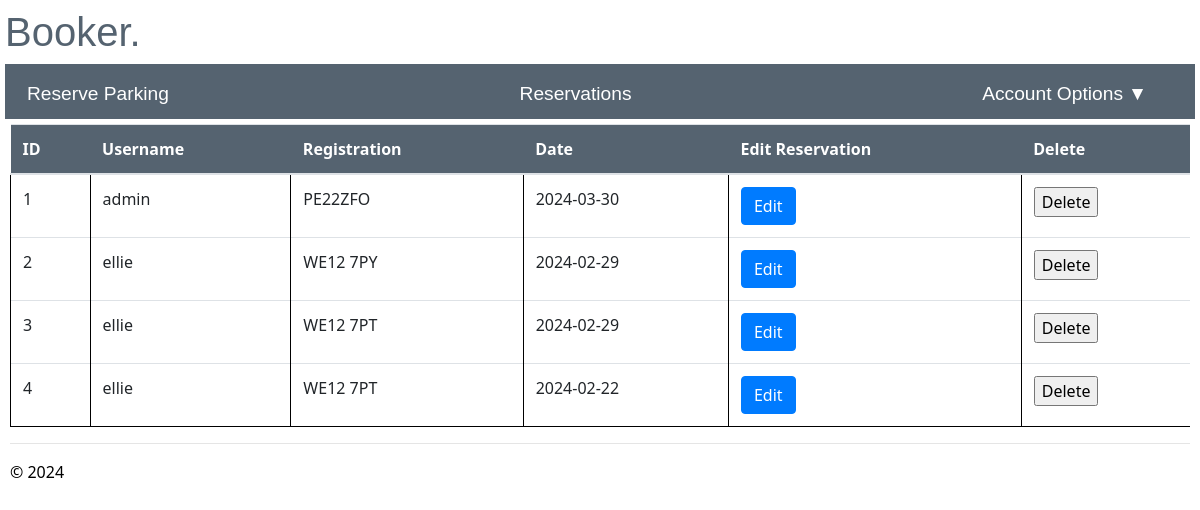
/reservations (signed in), run on the app's committed database.
### app/models/models.py (models this page shows)
class reserve(db.Model):
    __tablename__ = 'reserve'
    id = db.Column(db.Integer, primary_key=True, nullable=False)
    username = db.Column(db.String(20), db.ForeignKey('user.id'), nullable=False)
    registration = db.Column(db.String(100), nullable=False)
    date = db.Column(db.Integer,nullable=False)

### app/main/routes.py (the view)
@bp.route("/reservations")
@login_required
def reservations():
    if current_user.role =='admin':
        reservation = reserve.query.all()
    else:
        reservation = reserve.query.filter_by(username = current_user.username).all()
    return render_template("reservations.html", reservation=reservation)

### app/__init__.py (called while the page is built)
def create_app(config_class=Config):
    app = Flask(__name__)
    app.config.from_object(config_class)
    db.init_app(app)
    login_manager.init_app(app)
    from app.main import bp as main_bp
    app.register_blueprint(main_bp)
    from app.user import bp as user_bp
    app.register_blueprint(user_bp)
    from app.admin import bp as admin_bp
    app.register_blueprint(admin_bp)
    @login_manager.user_loader
    def load_user(user_id):
        return User.query.get(int(user_id))
    return app

### app/main/templates/reservations.html (shortened to what this page needs)
{% extends "layout.html" %}
{% block content %}
<table class="table table-hover">
  <thead class="tables">
      <th>ID</th>
      <th>Username</th>
      <th>Registration</th>
      <th>Date</th>
      <th>Edit Reservation</th>
      {% if current_user.role == 'admin' %}
      <th>Delete</th>
      {% endif %}
    </thead>
    <tbody>
      {% for reservation in reservation %}
          <tr>
            <td>{{reservation.id}}</td>
            <td>{{reservation.username}}</td>
            <td>{{reservation.registration}}</td>
            <td>{{reservation.date}}</td>
              <div class="edit_button">
                <td><a href='{{url_for("main.edit_reservations", id=reservation.id)}}' class='btn btn-primary'>Edit</a></td>
              </div>
              {% if current_user.role == 'admin' %}
              <td>
                <form method="POST" action="/delete_reservation/">
                  <input type="submit" value="Delete" onclick='return confirm("Are you sure you want to delete this ticket?")'></a>
                </form>
               </td>
              {% endif %}
          </tr>
      {%endfor%}
      </tbody>
  </table>
{% endblock %}

### app/main/templates/layout.html (shortened to what this page needs)
<!DOCTYPE html>
<html>
    <head>
        <link rel="stylesheet" href="https://stackpath.bootstrapcdn.com/bootstrap/4.5.2/css/bootstrap.min.css">
        <link rel="stylesheet" type="text/css" href="{{ url_for('static', filename='site.css')}}" />
    </head>
    <body>
        <div class="heading">
            <h1>Booker.</h1>
        <div class="navbar">
          <a  href="{{ url_for('main.reserve_parking') }}" class="navbar-item">Reserve Parking</a>
          <a href="{{ url_for('main.reservations') }}" class="navbar-item">Reservations</a>
          <div class="dropdown">
            <a class="navbar-item dropdown-arrow" href="#">Account Options</a>
          </div>
        </div>
        <div class="body-content">
            {% block content %}
            {% endblock %}
            <hr/>
            <footer>
                <p>&copy; 2024</p>
            </footer>
        </div>
    </body>
</html>

### app/static/site.css (style rules this page uses)
.body-content { padding: 5px; font-family:'Segoe UI', Tahoma, Geneva, Verdana, sans-serif; color: rgb(0, 0, 0); }
.heading { display:block; flex-direction: column; justify-content: center; align-items: center; color: rgb(85, 99, 112); font-family:Arial, Helvetica, sans-serif }
.navbar { background-color: rgb(85, 99, 112); font-size: 1.2em; font-family: 'Trebuchet MS', 'Lucida Sans Unicode', 'Lucida Grande', 'Lucida Sans', Arial, sans-serif; color: white; padding: 8px 30px 2px 4px; }
.navbar-item { padding: 8px; margin: 0 10px; text-decoration: none; color: white; cursor: pointer; }
.dropdown-arrow::after { content: '\25BC'; margin-left: 5px; }
tr { border-bottom: 1px solid black; }
td { padding: 1em; border-left: 1px solid black; }
.tables { background-color: rgb(85, 99, 112); color: white; }

### app/main/templates/layout.html (style rules this page uses)
body { padding: 8px 5px 8px 5px; }

### data on the page
reserve: id "1", username "admin", registration "PE22ZFO", date "2024-03-30"
reserve: id "2", username "ellie", registration "WE12 7PY", date "2024-02-29"
reserve: id "3", username "ellie", registration "WE12 7PT", date "2024-02-29"
reserve: id "4", username "ellie", registration "WE12 7PT", date "2024-02-22"
